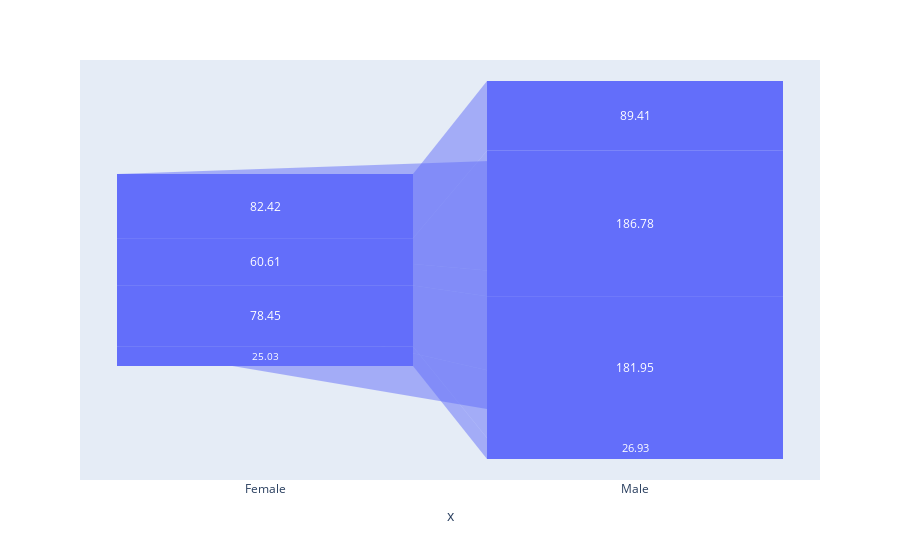

This figure's notebook cell:
### Code cell
fig = px.funnel(x = df2['sex'], y = df2['tip'])
fig.show()

### Figure 1 — Plotly figure (JSON) as saved in the notebook; plotly's stock layout.template omitted (floating-point values rounded to 4 significant figures)
{"data": [{"hovertemplate": "x=%{x}<br>y=%{y}<extra></extra>", "legendgroup": "", "marker": {"color": "#636efa"}, "name": "", "orientation": "v", "showlegend": false, "type": "funnel", "x": ["Female", "Male", "Female", "Male", "Female", "Male", "Female", "Male"], "xaxis": "x", "y": [25.03, 26.93, 78.45, 181.9, 60.61, 186.8, 82.42, 89.41], "yaxis": "y"}], "layout": {"legend": {"tracegroupgap": 0}, "margin": {"t": 60}, "xaxis": {"anchor": "y", "domain": [0, 1], "title": {"text": "x"}}, "yaxis": {"anchor": "x", "domain": [0, 1], "title": {"text": "y"}}}}
